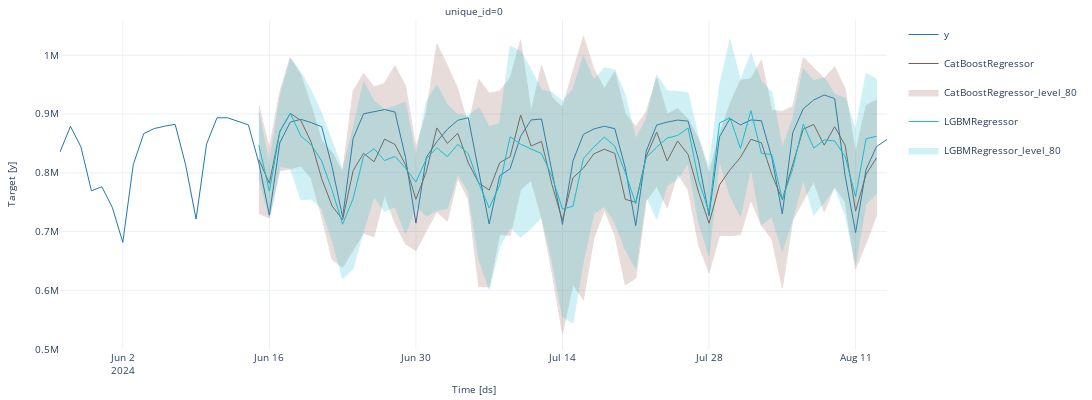

The notebook cell this image was saved under:
### Code cell
fig = plot_series(
    data.tail(80),
    forecast_df,
    level=levels,
    engine='plotly',
    palette='tab10'
    )
fig.update_layout(height=400, width=1500)
fig

### Figure 1 — Plotly figure (JSON) as saved in the notebook; plotly's stock layout.template omitted (floating-point values rounded to 4 significant figures; data arrays with more than 128 entries replaced by an {"elided": "..."} marker saying what was removed)
{"data": [{"legendgroup": "y", "line": {"color": "#1f77b4", "width": 1}, "mode": "lines", "name": "y", "showlegend": true, "type": "scatter", "x": {"elided": "140 str values"}, "xaxis": "x", "y": {"elided": "140 float values"}, "yaxis": "y"}, {"legendgroup": "CatBoostRegressor", "line": {"color": "#8c564b", "width": 1}, "mode": "lines", "name": "CatBoostRegressor", "showlegend": true, "type": "scatter", "x": {"elided": "140 str values"}, "xaxis": "x", "y": {"elided": "140 float values"}, "yaxis": "y"}, {"fill": "toself", "fillcolor": "#8c564b", "legendgroup": "CatBoostRegressor_level_80", "line": {"color": "#8c564b", "width": 1}, "mode": "lines", "name": "CatBoostRegressor_level_80", "opacity": 0.2, "showlegend": true, "type": "scatter", "x": {"elided": "280 str values"}, "xaxis": "x", "y": {"elided": "280 float values"}, "yaxis": "y"}, {"legendgroup": "LGBMRegressor", "line": {"color": "#17becf", "width": 1}, "mode": "lines", "name": "LGBMRegressor", "showlegend": true, "type": "scatter", "x": {"elided": "140 str values"}, "xaxis": "x", "y": {"elided": "140 float values"}, "yaxis": "y"}, {"fill": "toself", "fillcolor": "#17becf", "legendgroup": "LGBMRegressor_level_80", "line": {"color": "#17becf", "width": 1}, "mode": "lines", "name": "LGBMRegressor_level_80", "opacity": 0.2, "showlegend": true, "type": "scatter", "x": {"elided": "280 str values"}, "xaxis": "x", "y": {"elided": "280 float values"}, "yaxis": "y"}], "layout": {"annotations": [{"font": {"size": 10}, "showarrow": false, "text": "unique_id=0", "x": 0.5, "xanchor": "center", "xref": "paper", "y": 1, "yanchor": "bottom", "yref": "paper"}, {"font": {"size": 10}, "showarrow": false, "text": "Time [ds]", "x": 0.5, "xanchor": "center", "xref": "paper", "y": 0, "yanchor": "top", "yref": "paper", "yshift": -30}, {"font": {"size": 10}, "showarrow": false, "text": "Target [y]", "textangle": -90, "x": 0, "xanchor": "right", "xref": "paper", "xshift": -40, "y": 0.5, "yanchor": "middle", "yref": "paper"}], "autosize": true, "font": {"size": 10}, "height": 400, "margin": {"b": 50, "l": 60, "r": 10, "t": 20}, "width": 1500, "xaxis": {"anchor": "y", "domain": [0, 1], "showticklabels": true, "visible": true}, "yaxis": {"anchor": "x", "domain": [0, 1]}}}
